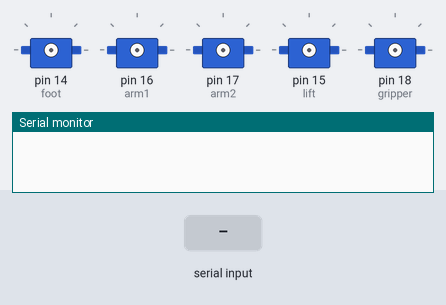
Simulated run of this sketch. Board: Arduino Uno, built with avr-gcc and run on an emulated ATmega328P. On the bench: 5 × servo, the last lines printed to the serial monitor. Inputs (shaded band) come from the test bench.

Above: at 1.2 s.
1.3 s: "a" received over Serial
At 2.5 s:
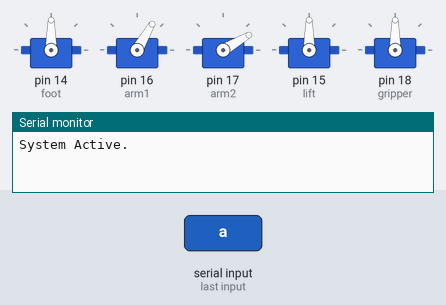
2.8 s: "d" received over Serial
At 3.8 s:
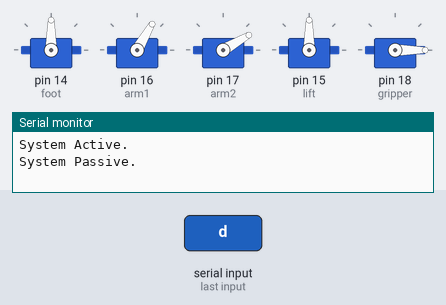
Timing chart, 0 to 5.8 s (numbered marks = the images above; inputs shaded):
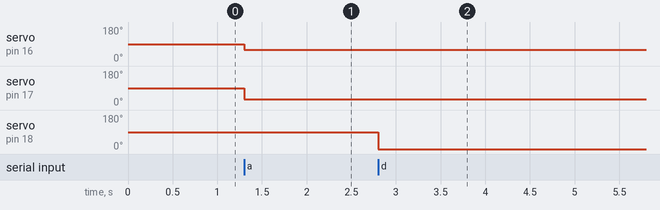

The sketch:

RobotControl.ino
```cpp
// Serial Robot Arm Controller
// by Turgay Birand


#include <Servo.h>

Servo foot;  // create servo object to control a servo
Servo lift;
Servo arm1;
Servo arm2;
Servo gripper;
int led = 8;
int cycles;
int commaPosition;
String str;
boolean waving = false;
boolean active = false;
boolean moving = false;
boolean grip = true;
int pos[5], to[5];

void setup()
{
    Serial.begin(115200);
}

void loop()
{
  while(Serial.available()) {
    delay(2);
    if(Serial.available() > 0) {
      str += (char)Serial.read();
    }
  }

  if(str == "a")
    activate();
  else if(str == "d")
    deactivate();
  else if(str == "g") {
    if(grip) {
      Serial.println("Gripper open");
      gripper.write(120);
    }
    else {
      Serial.println("Gripper closed");
      gripper.write(0);
    }
    grip = !grip;
    str = "";
  }
  else if(str.indexOf(",") > -1) {
    int k = 0;
    int j = 0;
    do
    {
      commaPosition = str.indexOf(',');
      if(commaPosition != -1)
      {
          to[k] = str.substring(0,commaPosition).toInt();
          k++;
          str = str.substring(commaPosition+1, str.length());
      }
      else
      {  // here after the last comma is found
         if(str.length() > 0) {
           to[k] = str.toInt();  // if there is text after the last comma,
           k++;
         }
      }
    }
    while(commaPosition >=0);

    if(k==4) {
      String vectors = "Received vectors ";
      for(int i=0;i<4;i++)
        vectors += String(to[i]) + " ";
      vectors.trim();
      Serial.println(vectors + ".");

      foot.write(to[0]);
      lift.write(to[1]);
      arm1.write(to[2]);
      arm2.write(to[3]);
    }
    else
      Serial.println("Invalid vectors.");

    str = "";
  }
  else if(str != "") {
    Serial.println("Unknown: " + str);
    str = "";
  }
}

void activate() {
  active = true;
  Serial.println("System Active.");
  digitalWrite(led, HIGH);
  foot.attach(14);
  arm1.attach(16);
  arm2.attach(17);
  lift.attach(15);
  gripper.attach(18);
  setTo(90, 90, 60, 30, 0);
  str = "";
}

void deactivate() {
  active = false;
  grip = true;
  gripper.write(0);
  Serial.println("System Passive.");
  setTo(90, 90, 60, 30, 0);
  delay(250);
  str = "";
  foot.detach();
  arm1.detach();
  arm2.detach();
  lift.detach();
  gripper.detach();
  digitalWrite(led, LOW);
}

void setTo(int a, int b, int c, int d, int e) {
  to[0] = a;
  to[1] = b;
  to[2] = c;
  to[3] = d;
  to[4] = e;
  foot.write(to[0]);
  lift.write(to[1]);
  arm1.write(to[2]);
  arm2.write(to[3]);
  moving = true;
}
```

Measured:
- after the input at 1.3 s, servo on pin 16 (arm1): 90° → 60° at once; servo on pin 17 (arm2): 90° → 30° at once
- after the input at 2.8 s, servo on pin 18 (gripper): 90° → 0° at once
